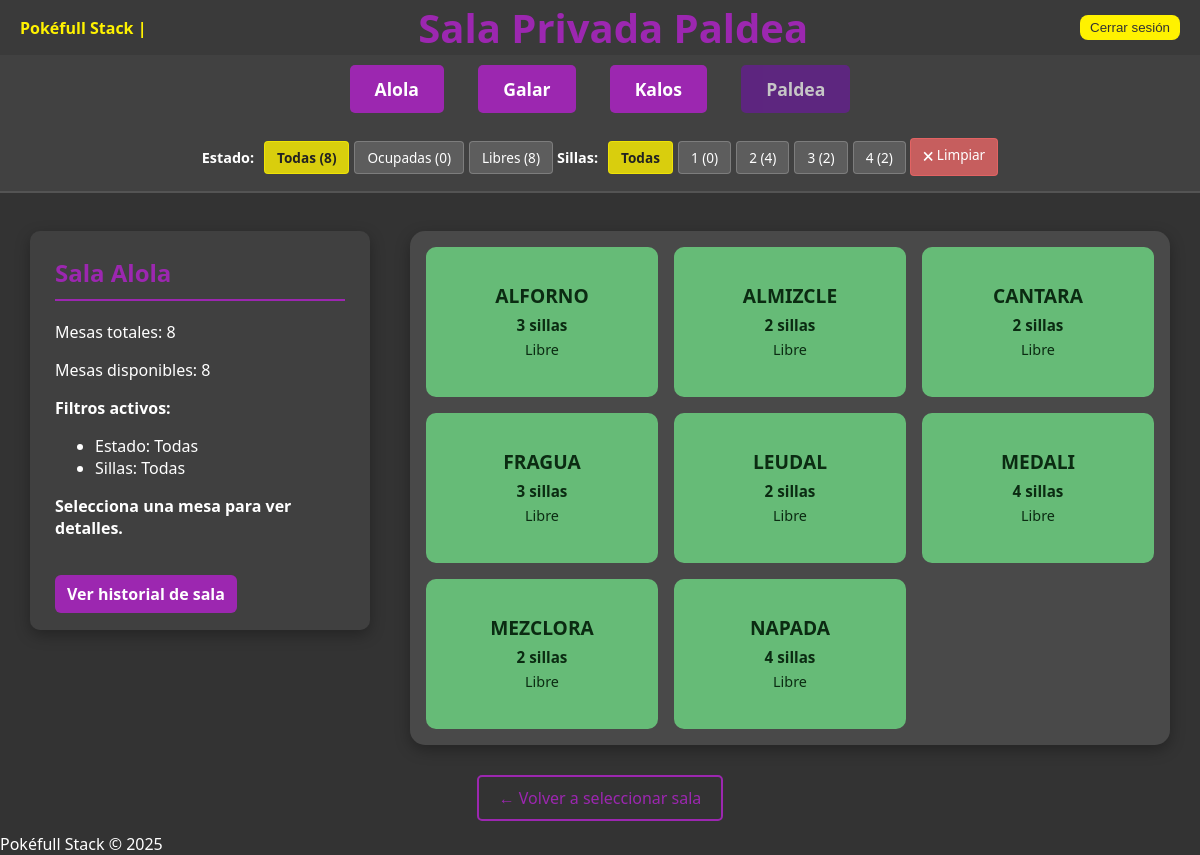
Screenshot of /pages/salas/salas_privadas/paldea.php with the database file from the repository.
### tables this page shows
CREATE TABLE mesa(
    idMesa INT PRIMARY KEY AUTO_INCREMENT NOT NULL,
    nombre VARCHAR(60) NOT NULL,
    numSillas INT NOT NULL,
    estado ENUM('libre','ocupada', 'reservada', 'mantenimiento') NOT NULL,
    idSala INT NOT NULL
);

### pages/salas/salas_privadas/paldea.php (the view, shortened to what this page needs)
<?php
require_once '../../../database/conexion.php';
$filtro_estado = $_GET['filtro_estado'] ?? 'todas';
$filtro_sillas = $_GET['filtro_sillas'] ?? 'todas';
try {
    $sql = "SELECT * FROM mesa WHERE idSala = 9";
    $sql .= " ORDER BY nombre";
    $stmt = $conn->prepare($sql);
    $stmt->execute();
    $mesas = $stmt->fetchAll(PDO::FETCH_ASSOC);
} catch (PDOException $e) {
    $mesas = [];
    $errorMsg = "Error al leer mesas: " . $e->getMessage();
}
$selectedMesa = null;
?>
<!DOCTYPE html>
<html lang="es">
<head>
    <link rel="stylesheet" href="./../../../styles/estilos.css">
</head>
<body class="body-paldea">
    <header>
        <span>Pokéfull Stack | <?php echo $_SESSION['username'];?></span>
        <h1>Sala Privada Paldea</h1>
        <form id="cerrar-sesion" action="./../../../processes/logout.php" method="post">
            <button type="submit" class="btn-cerrar">Cerrar sesión</button>
        </form>
    </header>
    <div class="sala-buttons">
        <a href="./alola.php" class="btn-link">Alola</a>
        <a href="./galar.php" class="btn-link">Galar</a>
        <a href="./kalos.php" class="btn-link">Kalos</a>
        <a href="./paldea.php" class="btn-link" disabled>Paldea</a>
    </div>
<?php
$total_mesas = count($mesas);
$ocupadas = 0;
$libres = 0;
foreach ($mesas as $m) {
    if ($m['estado'] === 'libre') $libres++;
}
$sillas_1 = 0;
$sillas_2 = 0;
$sillas_3 = 0;
$sillas_4 = 0;
foreach ($mesas as $m) {
    if ($m['numSillas'] == 2) $sillas_2++;
    if ($m['numSillas'] == 3) $sillas_3++;
    if ($m['numSillas'] == 4) $sillas_4++;
}
?>
<div class="filtros-bar">
    <div class="filtro-grupo">
        <span class="filtro-label">Estado:</span>
        <div class="filtro-botones">
            <a href="?filtro_estado=todas&filtro_sillas=<?= $filtro_sillas ?>" class="filtro-btn <?= $filtro_estado === 'todas' ? 'filtro-activo' : '' ?>">Todas (<?= $total_mesas ?>)</a>
            <a href="?filtro_estado=ocupadas&filtro_sillas=<?= $filtro_sillas ?>" class="filtro-btn <?= $filtro_estado === 'ocupadas' ? 'filtro-activo' : '' ?>">Ocupadas (<?= $ocupadas ?>)</a>
            <a href="?filtro_estado=libres&filtro_sillas=<?= $filtro_sillas ?>" class="filtro-btn <?= $filtro_estado === 'libres' ? 'filtro-activo' : '' ?>">Libres (<?= $libres ?>)</a>
        </div>
    </div>
    <div class="filtro-grupo">
        <span class="filtro-label">Sillas:</span>
        <div class="filtro-botones">
            <a href="?filtro_estado=<?= $filtro_estado ?>&filtro_sillas=todas" class="filtro-btn <?= $filtro_sillas === 'todas' ? 'filtro-activo' : '' ?>">Todas</a>
            <a href="?filtro_estado=<?= $filtro_estado ?>&filtro_sillas=1" class="filtro-btn <?= $filtro_sillas === '1' ? 'filtro-activo' : '' ?>">1 (<?= $sillas_1 ?>)</a>
            <a href="?filtro_estado=<?= $filtro_estado ?>&filtro_sillas=2" class="filtro-btn <?= $filtro_sillas === '2' ? 'filtro-activo' : '' ?>">2 (<?= $sillas_2 ?>)</a>
            <a href="?filtro_estado=<?= $filtro_estado ?>&filtro_sillas=3" class="filtro-btn <?= $filtro_sillas === '3' ? 'filtro-activo' : '' ?>">3 (<?= $sillas_3 ?>)</a>
            <a href="?filtro_estado=<?= $filtro_estado ?>&filtro_sillas=4" class="filtro-btn <?= $filtro_sillas === '4' ? 'filtro-activo' : '' ?>">4 (<?= $sillas_4 ?>)</a>
        </div>
    </div>
    <div class="filtro-grupo">
        <a href="?" class="filtro-btn filtro-limpiar">🗙 Limpiar</a>
    </div>
</div>
    <div class="contenedor-principal">
    <div class="info-sala">
        <h2>Sala Alola</h2>
        <?php if (!$selectedMesa): ?>
            <p>Mesas totales: <?= $total_mesas ?></p>
            <p>Mesas disponibles: <?= $libres ?></p>
            <p><strong>Filtros activos:</strong></p>
            <ul>
                <li>Estado: <?= $filtro_estado === 'todas' ? 'Todas' : ucfirst($filtro_estado) ?></li>
                <li>Sillas: <?= $filtro_sillas === 'todas' ? 'Todas' : $filtro_sillas ?></li>
            </ul>
                <strong>Selecciona una mesa para ver detalles.</strong>
                <br><br><br>
                <a class="btn-toggle" href="../../historialSala.php?idSala=9">Ver historial de sala</a>
            <?php endif; ?>
        </div>
        <div class="mesas-container">
            <?php if (empty($mesas)): ?>
                <p>No hay mesas disponibles con los filtros seleccionados.</p>
            <?php else: ?>
                <?php foreach ($mesas as $m): ?>
                    <?php
                        $cls = ($m['estado'] === 'ocupada') ? 'ocupada' : 'libre';
                        $url = "paldea.php?select=" . intval($m['idMesa']) .
                               "&filtro_estado=" . $filtro_estado .
                               "&filtro_sillas=" . $filtro_sillas;
                    ?>
                    <a class="mesa <?= $cls ?>" href="<?= $url ?>">
                        <div class="titulo-mesa"><?= htmlspecialchars($m['nombre']) ?></div>
                        <div class="detalle"><?= intval($m['numSillas']) ?> sillas</div>
                        <div class="estado-mesa"><?= ucfirst($m['estado']) ?></div>
                    </a>
                <?php endforeach; ?>
            <?php endif; ?>
        </div>
    </div>
    <div class="volver">
        <a href="../../selecciona_sala.php">← Volver a seleccionar sala</a>
    </div>
    <footer>
        <span>Pokéfull Stack &copy; 2025</span>
    </footer>
</body>
</html>

### styles/estilos.css (style rules this page uses)
:root { --amarillo: #fff200; --azul: #2196F3; --morado: #9C27B0; --rosa: #E91E63; }
body { font-family: 'Segoe UI', Tahoma, Geneva, Verdana, sans-serif; background-color: #333; color: #fff; margin: 0; padding: 0; min-height: 100vh; }
h1 { text-align: center; margin: 0; font-size: 2.5rem; }
header { background: rgba(58, 58, 58, 0.95); color: #fff200; padding: 0px 20px; display: flex; align-items: center; justify-content: space-between; }
header span { font-weight: bold; }
.body-paldea h1 { color: #9C27B0; }
.body-paldea .btn, .body-paldea .btn-link { background: #9C27B0; color: #fff; }
.body-paldea .btn-link[disabled] { background: #6A1B9A; cursor: not-allowed; opacity: 0.7; }
.body-paldea .info-sala h2 { color: #9C27B0; border-bottom: 2px solid #9C27B0; }
.body-paldea .btn-toggle { background: #9C27B0; color: #fff; }
.body-paldea .volver a { color: #9C27B0; border: 2px solid #9C27B0; }
.mesas-container { flex: 2; display: grid; grid-template-columns: repeat(auto-fill, minmax(220px, 1fr)); gap: 25px; background: rgba(85, 85, 85, 0.65); padding: 30px; border-radius: 15px; box-shadow: 0 5px 15px rgba(0,0,0,.3); min-height: 400px; }
.mesa { width: 100%; height: 150px; display: flex; flex-direction: column; justify-content: center; align-items: center; border-radius: 10px; font-weight: bold; font-size: 1.2rem; transition: all .15s; cursor: pointer; text-align: center; padding: 10px; color: #222; text-decoration: none; }
.mesa.libre { background: rgba(107, 207, 127, 0.85); color: #0b2b12; }
.titulo-mesa { font-size:1em; margin-bottom:2px; line-height:1.1; }
.detalle { font-size: 0.95rem; font-weight: 600; margin-top: 6px; color: inherit; }
.estado-mesa { font-size: 0.9rem; margin-top: 5px; font-weight: normal; color: inherit; }
.btn-toggle { border: none; padding: 8px 12px; border-radius: 6px; cursor: pointer; margin-top: 10px; font-weight: bold; text-decoration: none; }
.volver { text-align: center; margin: 0px 0 12px 0; }
.volver a { display: inline-block; text-decoration: none; padding: 10px 20px; border-radius: 5px; transition: all 0.2s ease; }
.filtros-bar { background: rgba(68, 68, 68, 0.85); padding: 15px 20px; display: flex; align-items: center; justify-content: center; gap: 30px; flex-wrap: wrap; border-bottom: 2px solid rgba(255, 255, 255, 0.1); margin-bottom: 8px; gap: 4px; }
.filtro-grupo { display: flex; align-items: center; gap: 10px; }
.filtro-label { color: #fff; font-weight: bold; font-size: 0.9rem; white-space: nowrap; }
.filtro-botones { display: flex; gap: 5px; flex-wrap: wrap; }
.filtro-btn { padding: 6px 12px; background: rgba(255, 255, 255, 0.15); color: #fff; text-decoration: none; border-radius: 4px; font-size: 0.85rem; font-weight: 500; transition: all 0.2s ease; border: 1px solid rgba(255, 255, 255, 0.2); white-space: nowrap; }
.filtro-activo { background: rgba(255, 242, 0, 0.8); color: #222; border-color: rgba(255, 242, 0, 0.6); font-weight: bold; }
.filtro-limpiar { background: rgba(255, 107, 107, 0.7); border-color: rgba(255, 107, 107, 0.5); }
.btn, .btn-link { display: inline-block; margin: 0 15px; padding: 12px 25px; cursor: pointer; border: none; border-radius: 5px; font-weight: bold; font-size: 1.1rem; color: #222; text-decoration: none; text-align: center; transition: all 0.2s ease; }
.btn-link[disabled] { cursor: not-allowed; opacity: 0.7; }
.btn-cerrar { background-color: #fff200; border: none; padding: 5px 10px; border-radius: 8px; cursor: pointer; color: #333; text-decoration: none; }
.sala-buttons { text-align: center; padding: 10px; background: rgba(68, 68, 68, 0.85); }
.contenedor-principal { display: flex; justify-content: center; align-items: flex-start; gap: 40px; padding: 30px; max-width: 1200px; margin: 0 auto; }
.info-sala { flex: 1; max-width: 340px; background: rgba(68, 68, 68, 0.75); padding: 25px; border-radius: 10px; box-shadow: 0 5px 15px rgba(0,0,0,.3); min-height: 260px; }
.info-sala h2 { margin-top: 0; padding-bottom: 10px; }
*, *::before, *::after { box-sizing: border-box; }
.mesas-container { gap: 16px !important; padding: 16px !important; }
.mesas-container .mesa { box-sizing: border-box; border-radius: 10px; }
@media (min-width: 901px) { .mesas-container { display: grid; grid-template-columns: repeat(3, 1fr); gap: 16px; padding: 16px; } }

### rows the page displays
mesa: nombre "ALFORNO", numSillas "3", estado "Libre"
mesa: nombre "ALMIZCLE", numSillas "2", estado "Libre"
mesa: nombre "CANTARA", numSillas "2", estado "Libre"
mesa: nombre "FRAGUA", numSillas "3", estado "Libre"
mesa: nombre "LEUDAL", numSillas "2", estado "Libre"
mesa: nombre "MEDALI", numSillas "4", estado "Libre"
mesa: nombre "MEZCLORA", numSillas "2", estado "Libre"
mesa: nombre "NAPADA", numSillas "4", estado "Libre"

### other values shown
$total_mesas "8"
$ocupadas "0"
$libres "8"
$sillas_1 "0"
$sillas_2 "4"
$sillas_3 "2"
$sillas_4 "2"
